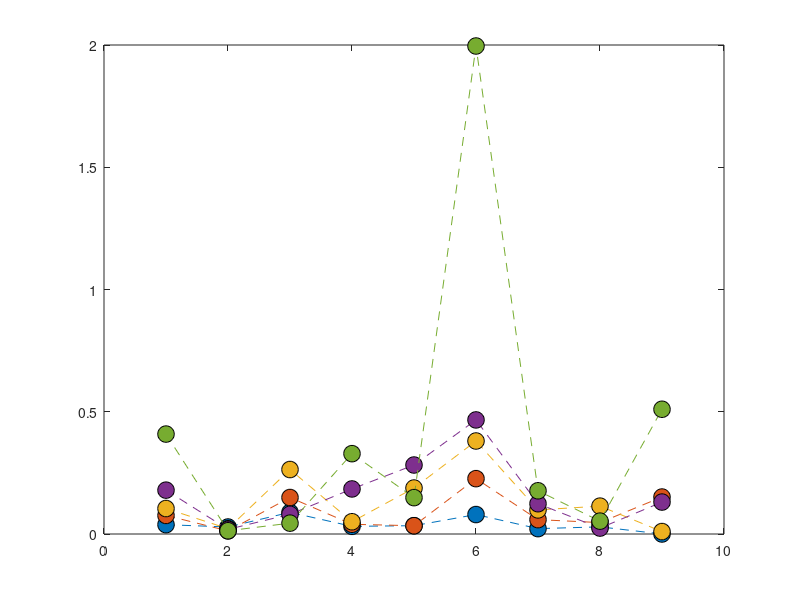

Here is the MATLAB script that generated this plot: (Note: this script raises an error after producing the figure.)
clear;
close all;
%AS3959 firebrand flux Mallee FDI100 

Firebrand_flux_BAL12p5 = [0.038180904	0.028686724	0.088674276	0.031311307	0.034028046	0.079573091	0.021974452	0.029198654	0];
Firebrand_flux_BAL19 = [0.076039308	0.012670615	0.149210659	0.039774805	0.033795766	0.226394263	0.058782118	0.046737976	0.151285525];
Firebrand_flux_BAL29 = [0.10425896	0.021730522	0.263703761	0.050218669	0.188043211	0.380413739	0.098586922	0.113958469	0.009983198];
Firebrand_flux_BAL40 = [0.179341066	0.018996587	0.080486282	0.184291798	0.282195289	0.466615556	0.123856303	0.024175639	0.130589477];
Firebrand_flux_BALFZ = [0.40872345	0.013300618	0.044320887	0.328607049	0.148763466	1.99592149	0.176866527	0.052639105	0.510189022];


plot([Firebrand_flux_BAL12p5],'o--','MarkerSize',12,'MarkerEdgeColor','black','MarkerFaceColor',[0, 0.4470, 0.7410]);
hold on
plot([Firebrand_flux_BAL19],'o--','MarkerSize',12,'MarkerEdgeColor','black','MarkerFaceColor',[0.8500, 0.3250, 0.0980]);
plot([Firebrand_flux_BAL29],'o--','MarkerSize',12,'MarkerEdgeColor','black','MarkerFaceColor',[0.9290, 0.6940, 0.1250]);
plot([Firebrand_flux_BAL40],'o--','MarkerSize',12,'MarkerEdgeColor','black','MarkerFaceColor',[0.4940, 0.1840, 0.5560]);
plot([Firebrand_flux_BALFZ],'o--','MarkerSize',12,'MarkerEdgeColor','black','MarkerFaceColor',[0.4660, 0.6740, 0.1880]);



ax = gca;
ax.XTickLabels = {'House','Roof','Gutter','Sub-floor','Door','Deck','Window','House back','stairs'};
grid on;


box on
xtickangle(45)
xlabel('Location','FontWeight','bold','FontSize',20,...
    'FontName','Calibri');
ylabel('Firebrand flux (pcs.m^{-2}.s^{-1})','FontWeight','bold','FontSize',20,...
    'FontName','Calibri');

set(gca,'fontsize',18);

legend('BAL 12.5','BAL 19','BAL 29','BAL 40','BAL FZ')
